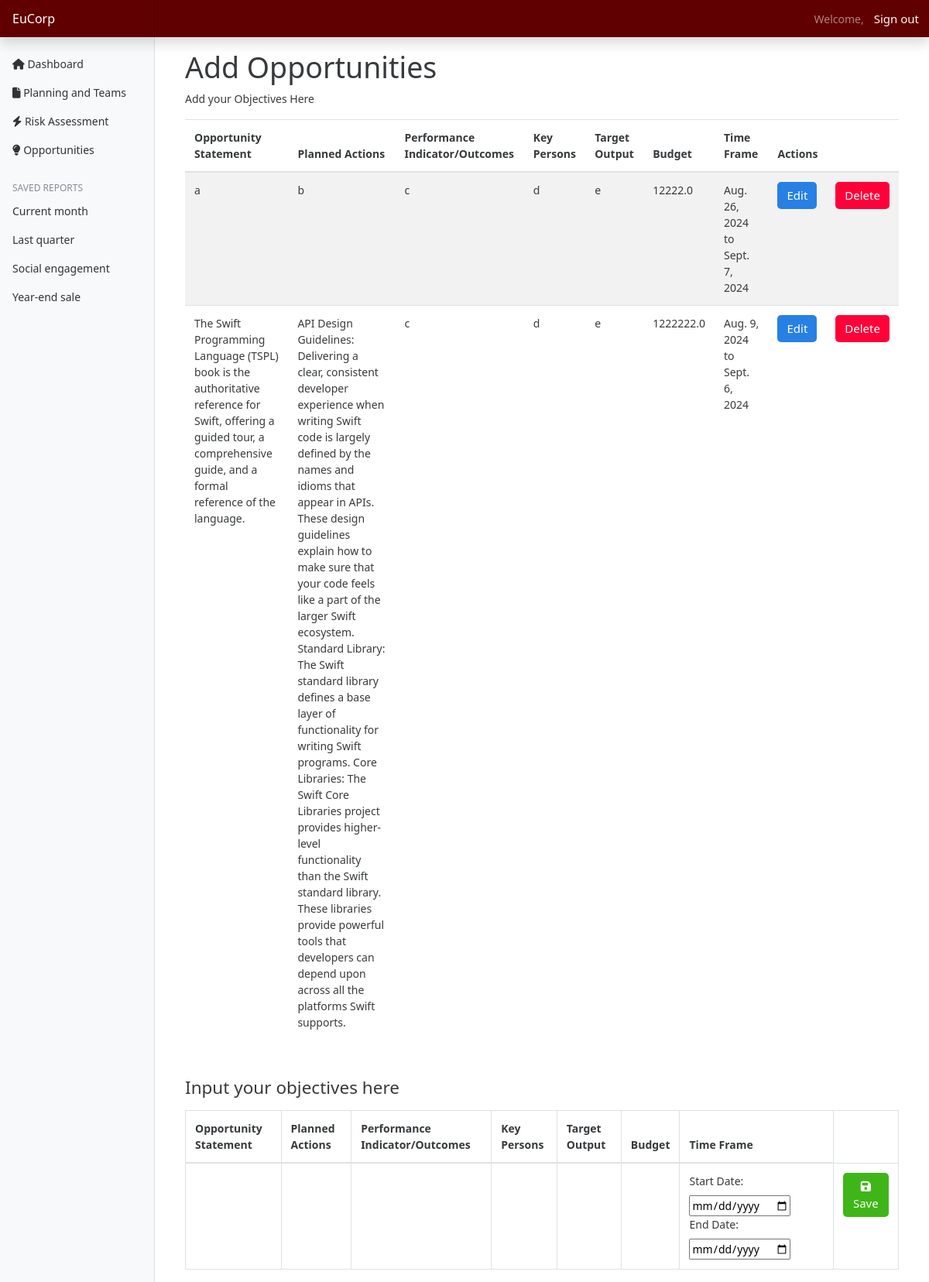
Page /opportunities/add-opportunity (signed in) on the earlier database version.
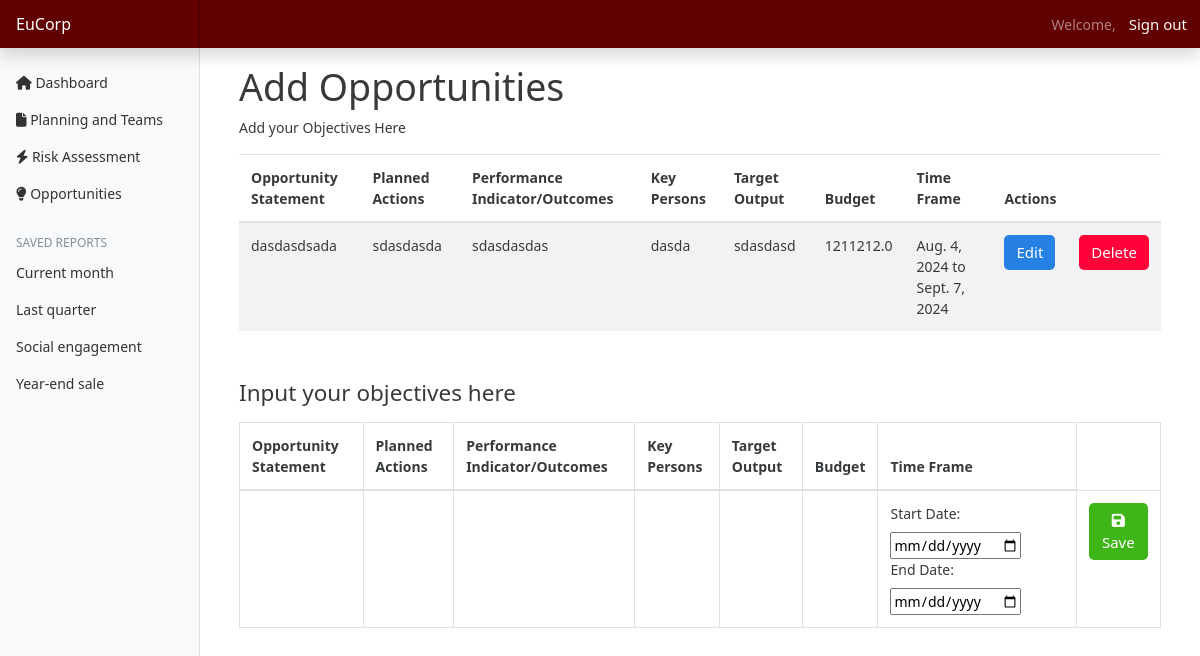
Same page on the later database version.
### opportunities/models.py (models this page shows)
class Opportunities(models.Model):
    opportunity_id = models.AutoField(primary_key=True)
    head = models.ForeignKey(to=DepartmentHeads, on_delete=models.CASCADE)
    statement = models.TextField(default='')
    plannedActions = models.TextField(default='')
    kpi = models.TextField(default='')
    keyPersons = models.TextField(default='')
    targetOutput = models.TextField(default='')
    budget = models.FloatField()
    startDate = models.DateField(default=now)
    endDate = models.DateField(default=now)

### opportunities/views.py (the view, shortened to what this page needs)
# urls.py: path('add-opportunity',views.addOpportunity, name="addOpportunity"),
def addOpportunity(request):
    currentUser = request.user
    try:
        departmentHead = DepartmentHeads.objects.get(head=currentUser)
    except DepartmentHeads.DoesNotExist:
        messages.error(request, 'No department head found')
        return render(request, 'opportunities/department/addOpportunity.html')
    opportunities = Opportunities.objects.filter(head=departmentHead)
    context= {
        'opportunities' : opportunities
    }
    return render(request, 'opportunities/department/addOpportunity.html', context)

### templates/opportunities/department/addOpportunity.html (shortened to what this page needs)
{% extends 'base.html' %}
{% block content %}
<div class="container">
    <h1>Add Opportunities</h1>
    <p>Add your Objectives Here</p>
    <table class="table  table-striped mt-3">
        <thead>
            <tr>
                <th scope="col">Opportunity Statement</th>
                <th scope="col">Planned Actions</th>
                <th scope="col">Performance Indicator/Outcomes</th>
                <th scope="col">Key Persons</th>
                <th scope="col">Target Output</th>
                <th scope="col">Budget</th>
                <th scope="col">Time Frame</th>
                <th colspan="2">Actions</th>
            </tr>
        </thead>
        <tbody>
            {% for opportunity in opportunities %}
            <tr>
                <td>{{ opportunity.statement }}</td>
                <td>{{ opportunity.plannedActions }}</td>
                <td>{{ opportunity.kpi }}</td>
                <td>{{ opportunity.keyPersons }}</td>
                <td>{{ opportunity.targetOutput }}</td>
                <td>{{ opportunity.budget }}</td>
                <td>{{ opportunity.startDate }} to {{ opportunity.endDate }}</td>
                <td><a href="" class="btn btn-primary" style="border-radius: 5px; border: none;">Edit</a></td>
                <td><a href="{% url 'deleteOpportunity' opportunity_id=opportunity.opportunity_id %}" class="btn btn-danger" style="border-radius: 5px; border: none;">Delete</a></td>
            </tr>
            {% empty %}
            <tr>
                <td colspan="6">No opportunities found</td>
            </tr>
            {% endfor %}
        </tbody>
    </table>
    <div class="mt-5">
        <h4>Input your objectives here</h4>
    </div>
    <form method="post" action="" onsubmit="prepareFormData(event)">
        <table class="table table-bordered mt-3">
            <thead>
                <tr>
                    <th scope="col">Opportunity Statement</th>
                    <th scope="col">Planned Actions</th>
                    <th scope="col">Performance Indicator/Outcomes</th>
                    <th scope="col">Key Persons</th>
                    <th scope="col">Target Output</th>
                    <th scope="col">Budget</th>
                    <th scope="col">Time Frame</th>
                </tr>
            </thead>
            <tbody>
                <tr>
                    <td contenteditable="true" id="opportunityStatement" class="editable"></td>
                    <td contenteditable="true" id="plannedActions" class="editable"></td>
                    <td contenteditable="true" id="kpi" class="editable"></td>
                    <td contenteditable="true" id="keyPersons" class="editable"></td>
                    <td contenteditable="true" id="targetOutput" class="editable"></td>
                    <td contenteditable="true" id="budget" class="editable"></td>
                    <td id="timeFrame">
                        <div class="input-container">
                            <label for="startDate">Start Date:</label>
                            <input type="date" id="startDate" name="startDate" class="editable" />
                            <label for="endDate">End Date:</label>
                            <input type="date" id="endDate" name="endDate" class="editable" />
                        </div>
                    </td>
                    <td>
                        <button type="submit" class="btn btn-success" style="border-radius: 5px; border: none;"><i class="fa-solid fa-floppy-disk"></i> Save</button>
                    </td>
                </tr>
            </tbody>
        </table>
    </form>
</div>
{% endblock %}

Differences in the rows shown:
removed Opportunities: statement "a", plannedActions "b", kpi "c", keyPersons "d", targetOutput "e", budget "12222.0", startDate "Aug. 26, 2024", endDate "Sept. 7, 2024"
removed Opportunities: statement "The Swift Programming Language (TSPL) book is the authoritative reference for Swift, offering a guided tour, a comprehensive guide, and a formal reference of the language.", plannedActions "API Design Guidelines: Delivering a clear, consistent developer experience when writing Swift code is largely defined by the names and idioms that appear in APIs. These design guidelines explain how to make sure that your code feels like a part of the larger Swift ecosystem. Standard Library: The Swift standard library defines a base layer of functionality for writing Swift programs. Core Libraries: The Swift Core Libraries project provides higher-level functionality than the Swift standard library. These libraries provide powerful tools that developers can depend upon across all the platforms Swift supports.", kpi "c", keyPersons "d", targetOutput "e", budget "1222222.0", startDate "Aug. 9, 2024", endDate "Sept. 6, 2024"
added Opportunities: statement "dasdasdsada", plannedActions "sdasdasda", kpi "sdasdasdas", keyPersons "dasda", targetOutput "sdasdasd", budget "1211212.0", startDate "Aug. 4, 2024", endDate "Sept. 7, 2024"
